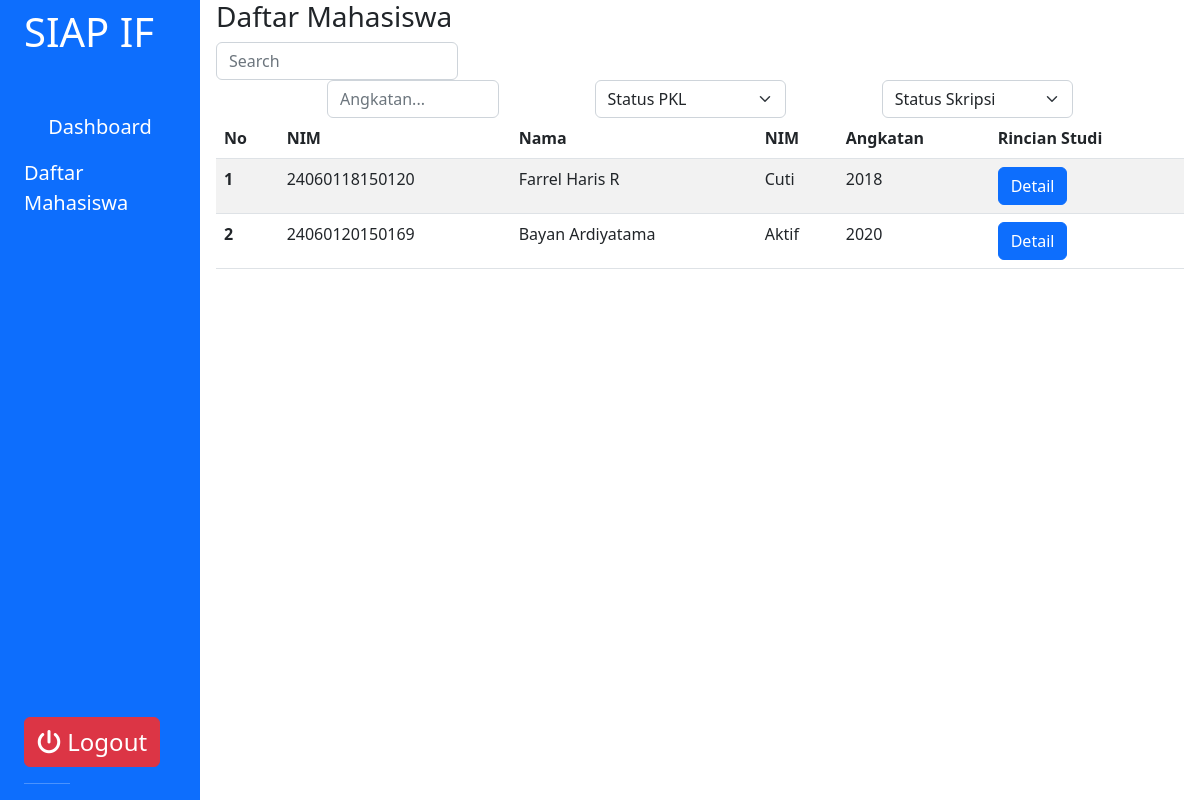
Page /doswal/daftarDoswal.php (signed in) on the committed database.
### tables this page shows
CREATE TABLE `tb_mhs` (
  `Nim` varchar(45) NOT NULL,
  `Nama` varchar(45) DEFAULT NULL,
  `Status` varchar(255) DEFAULT '1',
  `Angkatan` varchar(45) DEFAULT NULL,
  `Semester` varchar(255) NOT NULL,
  `tempatLahir` varchar(45) DEFAULT NULL,
  `tglLahir` date DEFAULT NULL,
  `NIK` varchar(45) DEFAULT NULL,
  `No_HP` varchar(45) DEFAULT NULL,
  `Email_SSO` varchar(45) DEFAULT NULL,
  `Email_Pribadi` varchar(45) DEFAULT NULL,
  `Alamat` text DEFAULT NULL,
  `Kode_Kabupaten` varchar(45) DEFAULT NULL,
  `Kode_Wali` varchar(45) DEFAULT NULL
);

### doswal/daftarDoswal.php (the view, shortened to what this page needs)
<?php
require_once('../lib/db_login.php');
$nip = $_SESSION['user']['Nim_Nip'];
?>
<div class="row g-0">
  <div class="col-2">
    <?php require_once '../dashboard/sidebarDoswal.php' ?>
  </div>
  <div class="col mx-3">
    <h3 class="">Daftar Mahasiswa</h3>
    <div class="w-100">
      <input type="text" class="form-control w-25" placeholder="Search" aria-label="Search" aria-describedby="button-addon2">
      <div class="d-flex flex-row justify-content-around">
        <div class="d-flex justify-content-between">
          <input type="text" class="form-control w-100 mx-5" id="angkatan" placeholder="Angkatan...">
          <select class="form-select w-100 mx-5" aria-label="Default select example">
            <option selected>Status PKL</option>
          </select>
          <select class="form-select w-100 mx-5" aria-label="Default select example">
            <option selected>Status Skripsi</option>
          </select>
        </div>
      </div>
    </div>
    <div class="col d-flex flex-column">
      <div class="d-flex flex-row-reverse">
        <?php
        $query = "SELECT m.Nim, m.Nama AS nama_mhs, m.status AS status_mhs, m.Angkatan AS angkatan_mhs FROM tb_mhs m JOIN tb_dosen d WHERE m.Kode_Wali = d.Kode_Wali AND d.Nip = '$nip'";
        $result = $db->query($query);
        $i = 1;
        echo '<table class="table table-striped table-hover">';
        echo '<thead>';
        echo '<tr>';
        echo '<th scope="col">No</th>';
        echo '<th scope="col">NIM</th>';
        echo '<th scope="col">Nama</th>';
        echo '<th scope="col">NIM</th>';
        echo '<th scope="col">Angkatan</th>';
        echo '<th scope="col">Rincian Studi</th>';
        echo '</tr>';
        echo '</thead>';
        echo '<tbody>';
        while ($row = $result->fetch_object()) {
          echo '<tr>';
          echo '<th scope="row">' . $i . '</th>';
          echo '<td>' . $row->Nim . '</td>';
          echo '<td>' . $row->nama_mhs . '</td>';
          echo '<td>' . $row->status_mhs . '</td>';
          echo '<td>' . $row->angkatan_mhs . '</td>';
          echo '<td><a href="../all/detailMhs.php?nim=' . $row->Nim . '" class="btn btn-primary">Detail</a></td>';
          echo '</tr>';
          $i++;
        }
        echo '</tbody>';
        echo '</table>';
        ?>
      </div>
    </div>
  </div>
</div>

### rows in the picture
tb_mhs: Nim "24060118150120", Nama "Farrel Haris R", Status "Cuti", Angkatan "2018"
tb_mhs: Nim "24060120150169", Nama "Bayan Ardiyatama", Status "Aktif", Angkatan "2020"
